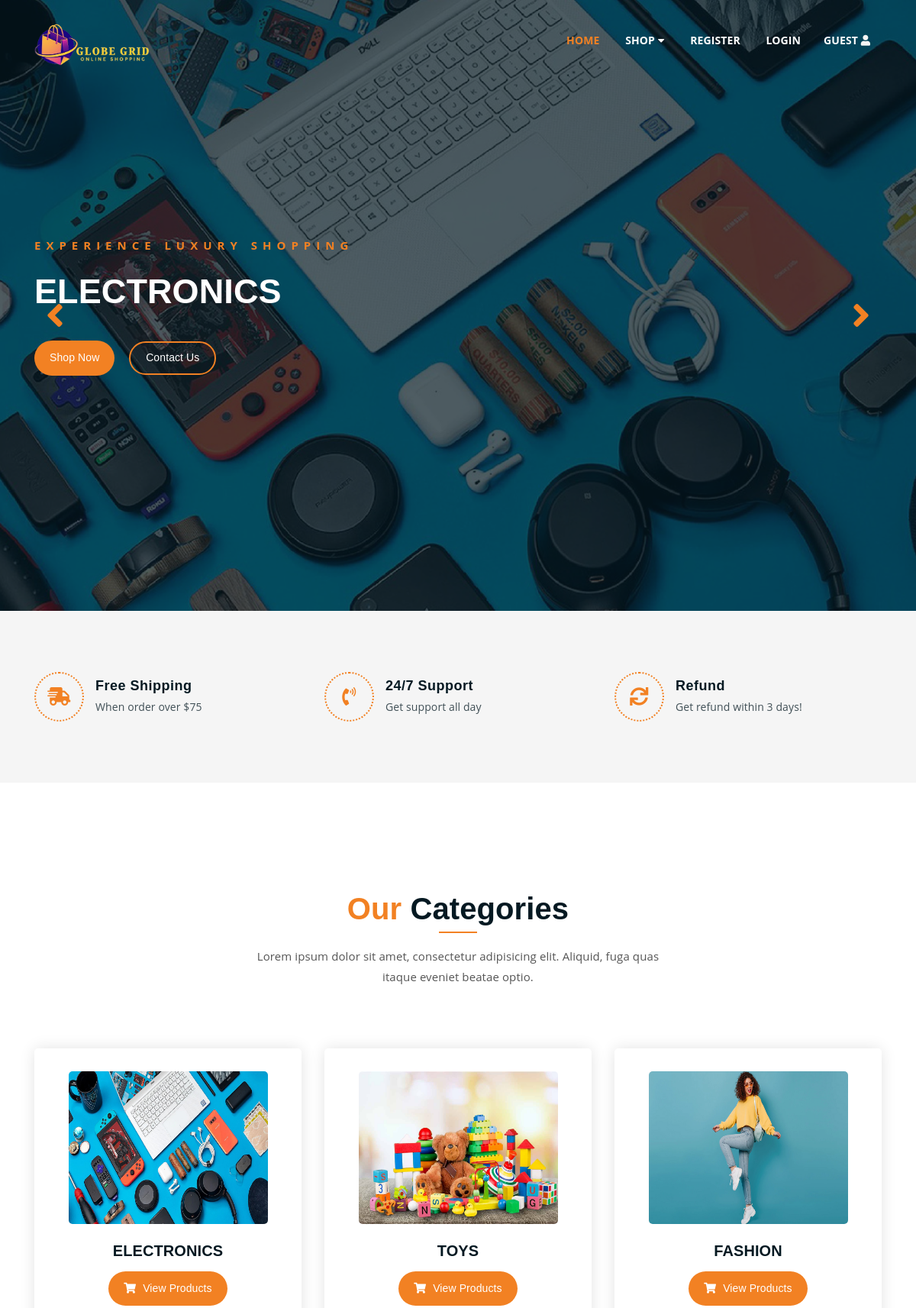
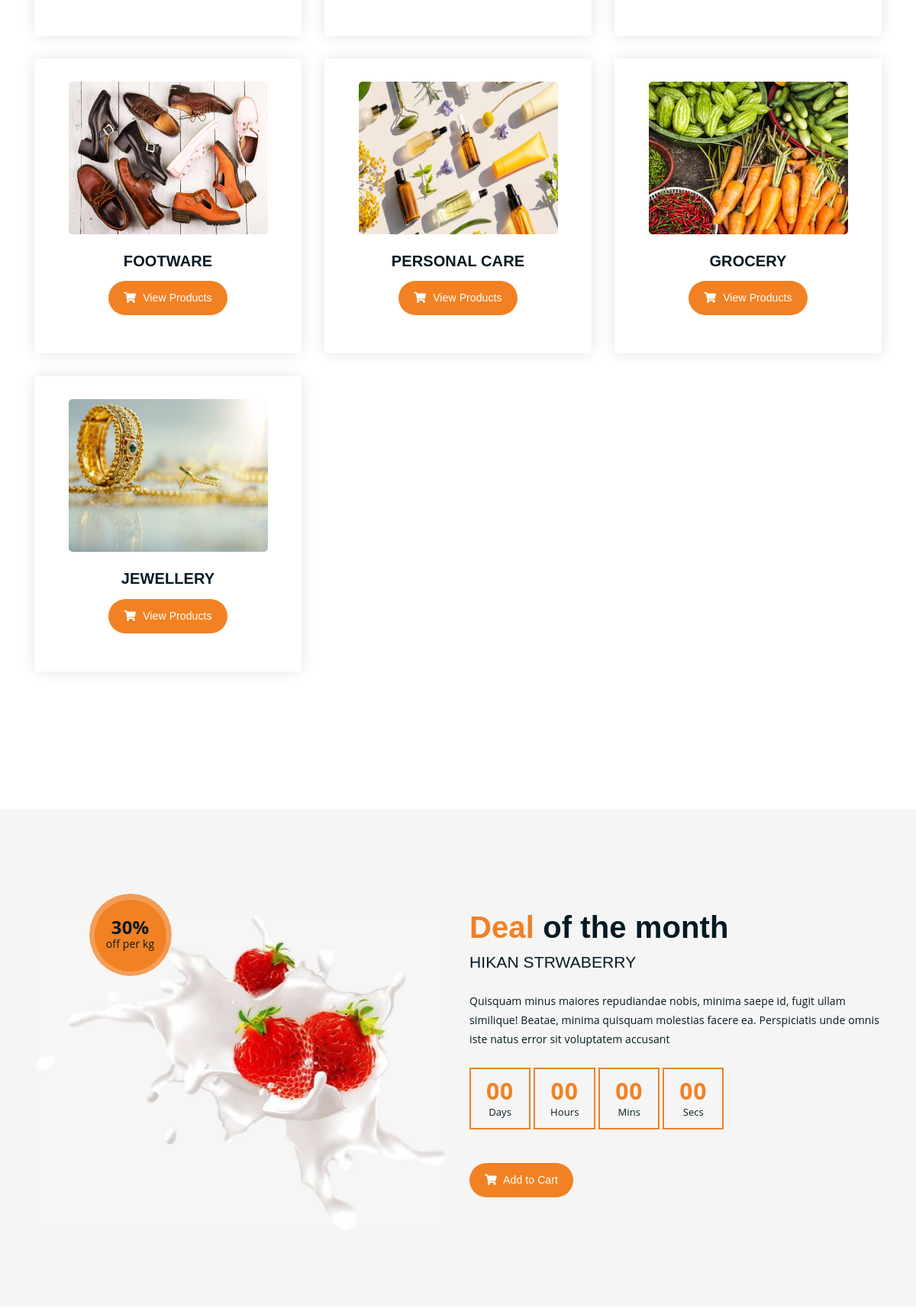
The page / (upper part) on the database its author committed (2 pictures, top to bottom).
### shop/models.py (models this page shows, shortened)
class Category(models.Model):
    name = models.CharField(max_length=20)
    image = models.ImageField(upload_to='media/image',blank=True,null=True)
    description = models.TextField()

### shop/views.py (the view)
# urls.py: path('', views.Categories, name='categories'),
def Categories(request):
    c = Category.objects.all()
    context = {'c':c}
    return render(request,'categories.html',context)

### cart/context_processors.py (called while the page is built)
def count_items(request):
    u = request.user
    count = 0
    if request.user.is_authenticated:
        c = CartPro.objects.filter(user=u)
        for i in c:
            count += i.quantity
    return {'count':count}

### shop/context_processors.py (called while the page is built)
def links(request):
    c = Category.objects.all()
    return {'links':c}

### templates/categories.html (shortened to what this page needs)
<!DOCTYPE html>
{% extends 'base.html' %}
{% load static %}
{% block content %}
	<div class="homepage-slider">
		{% for i in c %}
		<div class="single-homepage-slider" style="background-image: url({{i.image.url}})">
			<div class="container">
				<div class="row">
					<div class="col-md-12 col-lg-7 offset-lg-1 offset-xl-0">
						<div class="hero-text">
							<div class="hero-text-tablecell">
								<p class="subtitle">Experience luxury shopping</p>
								<h1>{{i.name}}</h1>
								<div class="hero-btns">
									<a href="{% url 'shop:products' i.id %}" class="boxed-btn">Shop Now</a>
									<a href="{% url 'shop:contact' %}" class="bordered-btn">Contact Us</a>
								</div>
							</div>
						</div>
					</div>
				</div>
			</div>
		</div>
		{% endfor %}
	</div>
	<div class="list-section pt-80 pb-80">
		<div class="container">
			<div class="row">
				<div class="col-lg-4 col-md-6 mb-4 mb-lg-0">
					<div class="list-box d-flex align-items-center">
						<div class="list-icon">
							<i class="fas fa-shipping-fast"></i>
						</div>
						<div class="content">
							<h3>Free Shipping</h3>
							<p>When order over $75</p>
						</div>
					</div>
				</div>
				<div class="col-lg-4 col-md-6 mb-4 mb-lg-0">
					<div class="list-box d-flex align-items-center">
						<div class="list-icon">
							<i class="fas fa-phone-volume"></i>
						</div>
						<div class="content">
							<h3>24/7 Support</h3>
							<p>Get support all day</p>
						</div>
					</div>
				</div>
				<div class="col-lg-4 col-md-6">
					<div class="list-box d-flex justify-content-start align-items-center">
						<div class="list-icon">
							<i class="fas fa-sync"></i>
						</div>
						<div class="content">
							<h3>Refund</h3>
							<p>Get refund within 3 days!</p>
						</div>
					</div>
				</div>
			</div>
		</div>
	</div>
	<div class="product-section mt-150 mb-150">
		<div class="container">
			<div class="row">
				<div class="col-lg-8 offset-lg-2 text-center">
					<div class="section-title">
						<h3><span class="orange-text">Our</span> Categories</h3>
						<p>Lorem ipsum dolor sit amet, consectetur adipisicing elit. Aliquid, fuga quas itaque eveniet beatae optio.</p>
					</div>
				</div>
			</div>
			<div class="row">
				{% for i in c %}
				<div class="col-lg-4 col-md-6 text-center">
					<div class="single-product-item">
						<div class="product-image">
							<a href="single-product.html"><img src="{{i.image.url}}"  height="200px" alt=""></a>
						</div>
						<h3>{{i.name}}</h3>
						<a href="{% url 'shop:products' i.id %}" class="cart-btn"><i class="fas fa-shopping-cart"></i> View Products</a>
					</div>
				</div>
				{% endfor %}
			</div>
		</div>
	</div>
	<section class="cart-banner pt-100 pb-100">
    	<div class="container">
        	<div class="row clearfix">
            	<div class="image-column col-lg-6">
                	<div class="image">
                    	<div class="price-box">
                        	<div class="inner-price">
                                <span class="price">
                                    <strong>30%</strong> <br> off per kg
                                </span>
                            </div>
                        </div>
                    	<img src="{% static 'assets/img/a.jpg' %}" alt="">
                    </div>
                </div>
                <div class="content-column col-lg-6">
					<h3><span class="orange-text">Deal</span> of the month</h3>
                    <h4>Hikan Strwaberry</h4>
                    <div class="text">Quisquam minus maiores repudiandae nobis, minima saepe id, fugit ullam similique! Beatae, minima quisquam molestias facere ea. Perspiciatis unde omnis iste natus error sit voluptatem accusant</div>
                    <div class="time-counter"><div class="time-countdown clearfix" data-countdown="2020/2/01"></div></div>
                	<a href="cart.html" class="cart-btn mt-3"><i class="fas fa-shopping-cart"></i> Add to Cart</a>
                </div>
            </div>
        </div>
    </section>
    {% endblock %}

### static/assets/css/responsive.css (style rules this page uses)
@media only screen and (min-width: 992px) and (max-width: 1200px) { .hero-text h1 { font-size: 45px; } }

### rows shown on the page
Category: image (picture), name "ELECTRONICS"
Category: image (picture), name "TOYS"
Category: image (picture), name "FASHION"
Category: image (picture), name "FOOTWARE"
Category: image (picture), name "PERSONAL CARE"
Category: image (picture), name "GROCERY"
Category: image (picture), name "JEWELLERY"
